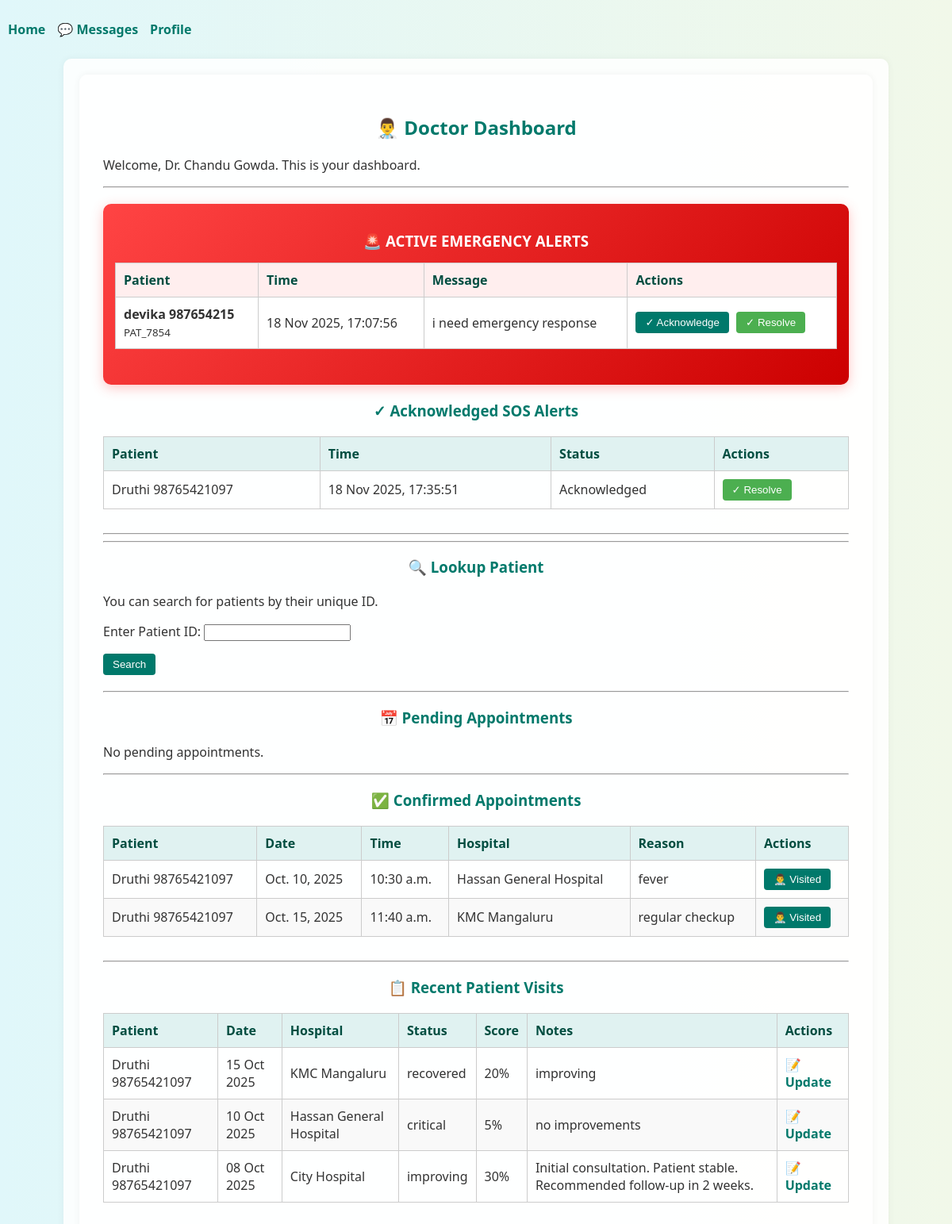
The app's page /doctor/dashboard/ (signed in) with its own data.
### core/models.py (models this page shows, shortened)
class User(AbstractUser):
    ROLE_CHOICES = (
        ('patient', 'Patient'),
        ('doctor', 'Doctor'),
        ('therapist', 'Therapist'),
    )
    role = models.CharField(max_length=10, choices=ROLE_CHOICES)
    unique_id = models.CharField(max_length=20, blank=True, null=True, unique=True)
    phone = models.CharField(max_length=15, blank=True)
    profile_photo = models.ImageField(upload_to='profile_photos/', blank=True, null=True)
    date_of_birth = models.DateField(blank=True, null=True)
    location = models.CharField(max_length=100, blank=True)

class SOSAlert(models.Model):
    STATUS_CHOICES = [
        ('active', 'Active'),
        ('acknowledged', 'Acknowledged'),
        ('resolved', 'Resolved'),
    ]
    patient = models.ForeignKey(
        settings.AUTH_USER_MODEL,
        on_delete=models.CASCADE,
        limit_choices_to={'role': 'patient'},
        related_name='sos_alerts'
    )
    message = models.TextField(blank=True, null=True, help_text="Optional emergency message from patient")
    status = models.CharField(max_length=20, choices=STATUS_CHOICES, default='active')
    created_at = models.DateTimeField(auto_now_add=True)
    acknowledged_at = models.DateTimeField(blank=True, null=True)
    resolved_at = models.DateTimeField(blank=True, null=True)
    acknowledged_by_doctor = models.BooleanField(default=False)
    acknowledged_by_therapist = models.BooleanField(default=False)
    class Meta:
        ordering = ['-created_at']

class Appointment(models.Model):
    STATUS_CHOICES = [
        ('pending', 'Pending'),
        ('confirmed', 'Confirmed'),
        ('completed', 'Completed'),
        ('cancelled', 'Cancelled'),
    ]
    patient = models.ForeignKey(settings.AUTH_USER_MODEL, on_delete=models.CASCADE, related_name='appointments')
    doctor = models.ForeignKey(settings.AUTH_USER_MODEL, on_delete=models.CASCADE, related_name='doctor_appointments')
    hospital = models.ForeignKey(Hospital, on_delete=models.CASCADE)
    date = models.DateField()
    time = models.TimeField()
    status = models.CharField(max_length=20, choices=STATUS_CHOICES, default='pending')
    reason = models.TextField(blank=True, null=True)
    created_at = models.DateTimeField(auto_now_add=True)

class Hospital(models.Model):
    name = models.CharField(max_length=100)
    location = models.ForeignKey(Location, on_delete=models.CASCADE)

class VisitRecord(models.Model):
    patient = models.ForeignKey(settings.AUTH_USER_MODEL, on_delete=models.CASCADE, related_name='visits')
    doctor = models.ForeignKey(settings.AUTH_USER_MODEL, on_delete=models.CASCADE, related_name='doctor_visits')
    visit_date = models.DateField(default=timezone.now)
    hospital_name = models.CharField(max_length=100)
    doctor_name = models.CharField(max_length=100)
    current_status = models.CharField(
        max_length=100,
        choices=[
            ('stable', 'Stable'),
            ('improving', 'Improving'),
            ('critical', 'Critical'),
            ('recovered', 'Recovered'),
        ]
    )
    improvement_score = models.PositiveIntegerField(default=0)
    doctor_notes = models.TextField(blank=True, null=True)
    prescription_file = models.FileField(upload_to='prescriptions/', blank=True, null=True)
    report_file = models.FileField(upload_to='reports/', blank=True, null=True)
    summary = models.TextField(blank=True, null=True)

### core/views.py (the view)
# urls.py: path('doctor/dashboard/', views.doctor_dashboard, name='doctor_dashboard'),
@login_required
def doctor_dashboard(request):
    if request.user.role != 'doctor':
        messages.error(request, "Access denied.")
        return redirect('login')
    lookup_form = PatientLookupForm()
    if request.method == 'POST':
        lookup_form = PatientLookupForm(request.POST)
        if lookup_form.is_valid():
            patient_id = lookup_form.cleaned_data['patient_id']
            return redirect('patient_detail', patient_id=patient_id)
    pending_appointments = Appointment.objects.filter(
        doctor=request.user,
        status='pending'
    ).order_by('date', 'time')
    confirmed_appointments = Appointment.objects.filter(
        doctor=request.user,
        status='confirmed'
    ).order_by('date', 'time')
    cancelled_appointments = Appointment.objects.filter(
        doctor=request.user,
        status='cancelled'
    ).order_by('date', 'time')
    completed_appointments = Appointment.objects.filter(
        doctor=request.user,
        status='completed'
    ).order_by('-date', '-time')
    recent_visits = PatientVisit.objects.filter(
        doctor=request.user
    ).order_by('-visit_date')[:10]
    visit_records = VisitRecord.objects.filter(
        doctor=request.user
    ).order_by('-visit_date')
    active_sos_alerts = SOSAlert.objects.filter(status='active').order_by('-created_at')
    acknowledged_sos_alerts = SOSAlert.objects.filter(status='acknowledged').order_by('-created_at')[:10]
    return render(request, 'core/doctor_dashboard.html', {
        'user': request.user,
        'lookup_form': lookup_form,
        'pending_appointments': pending_appointments,
        'confirmed_appointments': confirmed_appointments,
        'cancelled_appointments': cancelled_appointments,
        'completed_appointments': completed_appointments,
        'recent_visits': recent_visits,
        'visit_records': visit_records,
        'active_sos_alerts': active_sos_alerts,
        'acknowledged_sos_alerts': acknowledged_sos_alerts,
    })

### core/forms.py
class PatientLookupForm(forms.Form):
    patient_id = forms.CharField(label="Enter Patient ID", max_length=100)

### core/templates/core/doctor_dashboard.html (shortened to what this page needs)
{% extends 'core/base.html' %}
{% block content %}
<main>
  <h2>👨‍⚕️ Doctor Dashboard</h2>
  <p>Welcome, Dr. {{ user.get_full_name }}. This is your dashboard.</p>
  <hr>
  {% if active_sos_alerts %}
  <div style="margin: 20px 0; padding: 15px; background: linear-gradient(135deg, #ff4444 0%, #cc0000 100%); border-radius: 10px; box-shadow: 0 4px 15px rgba(255, 68, 68, 0.3);">
    <h3 style="color: white; text-align: center; margin-bottom: 15px;">🚨 ACTIVE EMERGENCY ALERTS</h3>
    <table style="background-color: white; width: 100%; border-collapse: collapse;">
      <thead>
        <tr>
          <th style="padding: 10px; border: 1px solid #ccc; background-color: #ffeeee;">Patient</th>
          <th style="padding: 10px; border: 1px solid #ccc; background-color: #ffeeee;">Time</th>
          <th style="padding: 10px; border: 1px solid #ccc; background-color: #ffeeee;">Message</th>
          <th style="padding: 10px; border: 1px solid #ccc; background-color: #ffeeee;">Actions</th>
        </tr>
      </thead>
      <tbody>
        {% for alert in active_sos_alerts %}
        <tr>
          <td style="padding: 10px; border: 1px solid #ccc;"><strong>{{ alert.patient.get_full_name }}</strong><br><small>{{ alert.patient.unique_id }}</small></td>
          <td style="padding: 10px; border: 1px solid #ccc;">{{ alert.created_at|date:"d M Y, H:i:s" }}</td>
          <td style="padding: 10px; border: 1px solid #ccc;">{{ alert.message|default:"No message provided" }}</td>
          <td style="padding: 10px; border: 1px solid #ccc;">
            <form method="post" action="{% url 'acknowledge_sos_alert' alert.id %}" style="display:inline;">
              <button type="submit" style="background-color: #00796b; color: white; padding: 6px 12px; border: none; border-radius: 4px; cursor: pointer; margin-right: 5px;">✓ Acknowledge</button>
            </form>
            <form method="post" action="{% url 'resolve_sos_alert' alert.id %}" style="display:inline;">
              <button type="submit" style="background-color: #4caf50; color: white; padding: 6px 12px; border: none; border-radius: 4px; cursor: pointer;">✓ Resolve</button>
            </form>
          </td>
        </tr>
        {% endfor %}
      </tbody>
    </table>
  </div>
  {% endif %}
  {% if acknowledged_sos_alerts %}
  <h3 style="color: #00796b;">✓ Acknowledged SOS Alerts</h3>
  <table>
    <thead>
      <tr>
        <th>Patient</th>
        <th>Time</th>
        <th>Status</th>
        <th>Actions</th>
      </tr>
    </thead>
    <tbody>
      {% for alert in acknowledged_sos_alerts %}
      <tr>
        <td>{{ alert.patient.get_full_name }}</td>
        <td>{{ alert.created_at|date:"d M Y, H:i:s" }}</td>
        <td>{{ alert.get_status_display }}</td>
        <td>
          <form method="post" action="{% url 'resolve_sos_alert' alert.id %}" style="display:inline;">
            <button type="submit" style="background-color: #4caf50; color: white; padding: 6px 12px; border: none; border-radius: 4px; cursor: pointer;">✓ Resolve</button>
          </form>
        </td>
      </tr>
      {% endfor %}
    </tbody>
  </table>
  <hr>
  {% endif %}
  <hr>
  <h3>🔍 Lookup Patient</h3>
  <p>You can search for patients by their unique ID.</p>
  <form method="post" action="{% url 'lookup_patient' %}">
      {{ lookup_form.as_p }}
      <button type="submit">Search</button>
  </form>
  <hr>
  <h3>📅 Pending Appointments</h3>
  {% if pending_appointments %}
  <table>
      <thead>
          <tr>
              <th>Patient</th>
              <th>Date</th>
              <th>Time</th>
              <th>Hospital</th>
              <th>Reason</th>
              <th>Actions</th>
          </tr>
      </thead>
      <tbody>
          {% for appointment in pending_appointments %}
          <tr>
              <td>{{ appointment.patient.get_full_name }}</td>
              <td>{{ appointment.date }}</td>
              <td>{{ appointment.time }}</td>
              <td>{{ appointment.hospital.name }}</td>
              <td>{{ appointment.reason }}</td>
              <td>
                  <form method="post" action="{% url 'confirm_appointment' appointment.id %}" style="display:inline;">
                      {% csrf_token %}
                      <button type="submit">✅ Accept</button>
                  </form>
                  <form method="post" action="{% url 'cancel_appointment' appointment.id %}" style="display:inline;">
                      {% csrf_token %}
                      <button type="submit">❌ Cancel</button>
                  </form>
              </td>
          </tr>
          {% endfor %}
      </tbody>
  </table>
  {% else %}
  <p>No pending appointments.</p>
  {% endif %}
  <hr>
  <h3>✅ Confirmed Appointments</h3>
  {% if confirmed_appointments %}
  <table>
      <thead>
          <tr>
              <th>Patient</th>
              <th>Date</th>
              <th>Time</th>
              <th>Hospital</th>
              <th>Reason</th>
              <th>Actions</th>
          </tr>
      </thead>
      <tbody>
          {% for appointment in confirmed_appointments %}
          <tr>
              <td>{{ appointment.patient.get_full_name }}</td>
              <td>{{ appointment.date }}</td>
              <td>{{ appointment.time }}</td>
              <td>{{ appointment.hospital.name }}</td>
              <td>{{ appointment.reason }}</td>
              <td>
                  <form method="post" action="{% url 'log_visit_by_id' appointment.id %}" style="display:inline;">
                      <button type="submit">👨‍⚕️ Visited</button>
                  </form>
              </td>
          </tr>
          {% endfor %}
      </tbody>
  </table>
  {% else %}
  <p>No confirmed appointments.</p>
  {% endif %}
  <hr>
  <h3>📋 Recent Patient Visits</h3>
  {% if visit_records %}
  <table>
      <thead>
          <tr>
              <th>Patient</th>
              <th>Date</th>
              <th>Hospital</th>
              <th>Status</th>
              <th>Score</th>
              <th>Notes</th>
              <th>Actions</th>
          </tr>
      </thead>
      <tbody>
          {% for visit in visit_records %}
          <tr>
              <td>{{ visit.patient.get_full_name }}</td>
              <td>{{ visit.visit_date|date:"d M Y" }}</td>
              <td>{{ visit.hospital_name }}</td>
              <td>{{ visit.current_status }}</td>
              <td>{{ visit.improvement_score }}%</td>
              <td>{{ visit.doctor_notes|truncatewords:10 }}</td>
              <td>
                  <a href="{% url 'update_visit_record' visit.id %}">📝 Update</a>
              </td>
          </tr>
          {% endfor %}
      </tbody>
  </table>
  {% else %}
  <p>No recent visits found.</p>
  {% endif %}
</main>
{% endblock %}

### core/templates/core/doctor_dashboard.html (style rules this page uses)
body { margin: 0; font-family: 'Segoe UI', sans-serif; background: linear-gradient(to right, #e0f7fa, #f1f8e9); color: #333; }
main { max-width: 1000px; margin: auto; padding: 30px; background-color: #ffffffdd; border-radius: 10px; box-shadow: 0 0 10px rgba(0,0,0,0.05); }
h2, h3 { text-align: center; color: #00796b; margin-bottom: 20px; }
form { margin-bottom: 20px; }
form button { background-color: #00796b; color: white; padding: 6px 12px; border: none; border-radius: 4px; cursor: pointer; }
table { width: 100%; border-collapse: collapse; margin-bottom: 30px; }
table th, table td { border: 1px solid #ccc; padding: 10px; text-align: left; }
table th { background-color: #e0f2f1; color: #004d40; }
table tr:nth-child(even) { background-color: #f9f9f9; }
a { color: #00796b; text-decoration: none; font-weight: bold; }

### records on screen
User: get_full_name "Chandu Gowda"
SOSAlert: patient.get_full_name "devika 987654215", patient.unique_id "PAT_7854", created_at "18 Nov 2025, 17:07:56", message "i need emergency response"
SOSAlert: patient.get_full_name "Druthi 98765421097", created_at "18 Nov 2025, 17:35:51", status "Acknowledged"
Appointment: patient.get_full_name "Druthi 98765421097", date "Oct. 10, 2025", time "10:30 a.m.", hospital.name "Hassan General Hospital", reason "fever"
Appointment: patient.get_full_name "Druthi 98765421097", date "Oct. 15, 2025", time "11:40 a.m.", hospital.name "KMC Mangaluru", reason "regular checkup"
VisitRecord: patient.get_full_name "Druthi 98765421097", visit_date "15 Oct 2025", hospital_name "KMC Mangaluru", current_status "recovered", improvement_score "20", doctor_notes "improving"
VisitRecord: patient.get_full_name "Druthi 98765421097", visit_date "10 Oct 2025", hospital_name "Hassan General Hospital", current_status "critical", improvement_score "5", doctor_notes "no improvements"
VisitRecord: patient.get_full_name "Druthi 98765421097", visit_date "08 Oct 2025", hospital_name "City Hospital", current_status "improving", improvement_score "30", doctor_notes "Initial consultation. Patient stable. Recommended follow-up in 2 weeks."
